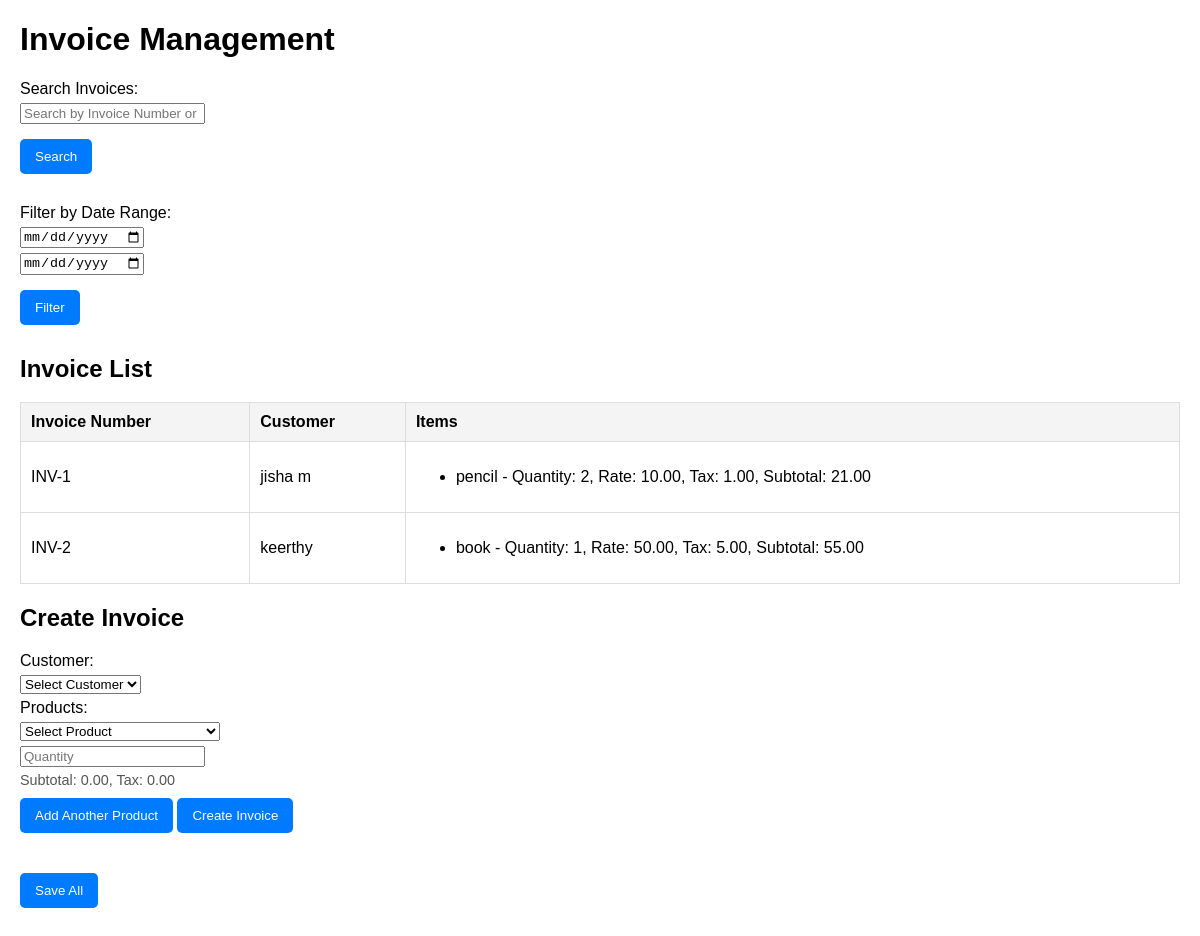
Screenshot of /invoices/ with the database file from the repository.
### customers/models.py (models this page shows, shortened)
class Invoice(models.Model):
    customer = models.ForeignKey(Customer, on_delete=models.CASCADE)
    invoice_number = models.CharField(max_length=20, unique=True, editable=False)
    date = models.DateField(auto_now_add=True)
    total = models.DecimalField(max_digits=12, decimal_places=2, default=0.00)

class Customer(models.Model):
    name = models.CharField(max_length=255)
    phone_number = models.CharField(max_length=15, unique=True)
    email = models.EmailField(unique=True)

class Product(models.Model):
    product_name = models.CharField(max_length=255)
    rate = models.DecimalField(max_digits=10, decimal_places=2)
    tax = models.DecimalField(max_digits=5, decimal_places=2)

class InvoiceItem(models.Model):
    invoice = models.ForeignKey(Invoice, related_name='items', on_delete=models.CASCADE)
    product = models.ForeignKey(Product, on_delete=models.CASCADE)
    quantity = models.PositiveIntegerField()
    rate = models.DecimalField(max_digits=10, decimal_places=2)
    tax = models.DecimalField(max_digits=5, decimal_places=2)
    subtotal = models.DecimalField(max_digits=10, decimal_places=2)

### customers/views.py (the view)
# urls.py: path('invoices/', views.invoice_view, name='invoice_list'),
@csrf_exempt
def invoice_view(request):
    if request.method == 'POST':
        try:
            data = json.loads(request.body)
            if data.get('action') == 'save_all':
                return JsonResponse({'status': 'success', 'message': 'All invoices saved successfully!'}, status=200)
            customer_id = data.get('customer_id')
            if not customer_id:
                return JsonResponse({'error': 'customer_id is required'}, status=400)
            customer = Customer.objects.get(id=customer_id)
            if Invoice.objects.filter(customer=customer).exists():
                return JsonResponse({'error': 'Customer already has an invoice.'}, status=400)
            last_invoice = Invoice.objects.last()
            next_invoice_number = f"INV-{(last_invoice.id + 1) if last_invoice else 1}"
            invoice = Invoice.objects.create(
                customer=customer,
                invoice_number=next_invoice_number
            )
            total_amount = Decimal(0)
            for item in data['items']:
                product = Product.objects.get(id=item['product_id'])
                quantity = Decimal(item['quantity'])
                rate = product.rate
                tax = product.tax
                subtotal = (quantity * rate) + tax
                total_amount += subtotal
                InvoiceItem.objects.create(
                    invoice=invoice,
                    product=product,
                    quantity=quantity,
                    rate=rate,
                    tax=tax,
                    subtotal=subtotal
                )
            invoice.total = total_amount
            invoice.save()
            return JsonResponse({'id': invoice.invoice_number, 'status': 'created'}, status=201)
        except Exception as e:
            print(e, "Error in POST request")
            return JsonResponse({'error': str(e)}, status=400)
    elif request.method == 'GET':
        query = request.GET.get('query', '')
        start_date = request.GET.get('start_date', None)
        end_date = request.GET.get('end_date', None)
        invoices = Invoice.objects.prefetch_related('items')
        if query:
            invoices = invoices.filter(
                Q(invoice_number__icontains=query) |
                Q(customer__name__icontains=query)
            )
        if start_date:
            try:
                start_date = datetime.strptime(start_date, '%Y-%m-%d')
                invoices = invoices.filter(date__gte=start_date)
            except ValueError:
                return JsonResponse({'error': 'Invalid start_date format. Use YYYY-MM-DD.'}, status=400)
        if end_date:
            try:
                end_date = datetime.strptime(end_date, '%Y-%m-%d')
                invoices = invoices.filter(date__lte=end_date)
            except ValueError:
                return JsonResponse({'error': 'Invalid end_date format. Use YYYY-MM-DD.'}, status=400)
        invoice_data = []
        for invoice in invoices:
            items = invoice.items.all()
            invoice_data.append({
                'invoice_number': invoice.invoice_number,
                'customer': invoice.customer.name,
                'date': invoice.date,
                'total': invoice.total,
                'items': [
                    {
                        'product_name': item.product.product_name,
                        'quantity': item.quantity,
                        'rate': item.rate,
                        'tax': item.tax,
                        'subtotal': item.subtotal
                    } for item in items
                ]
            })
        customers = Customer.objects.all()
        products = Product.objects.all()
        return render(
            request,
            'invoices/invoice_list.html',
            {
                'invoices': invoice_data,
                'customers': customers,
                'products': products,
                'query': query,
                'start_date': start_date,
                'end_date': end_date,
            }
        )

### customers/templates/invoices/invoice_list.html (shortened to what this page needs)
<!DOCTYPE html>
<html lang="en">
<head>
</head>
<body>
    <h1>Invoice Management</h1>
    <form method="get" action="">
        <label for="search">Search Invoices:</label>
        <input type="text" id="search" name="query" placeholder="Search by Invoice Number or Customer Name" value="{{ query }}">
        <button type="submit">Search</button>
    </form>
    <form method="get" action="">
        <label for="date-range">Filter by Date Range:</label>
        <input type="date" id="start-date" name="start_date">
        <input type="date" id="end-date" name="end_date">
        <button type="submit">Filter</button>
    </form>
    <h2>Invoice List</h2>
    <table>
        <thead>
            <tr>
                <th>Invoice Number</th>
                <th>Customer</th>
                <th>Items</th>
            </tr>
        </thead>
        <tbody>
            {% if invoices %}
                {% for invoice in invoices %}
                    <tr>
                        <td>{{ invoice.invoice_number }}</td>
                        <td>{{ invoice.customer }}</td>
                        <td>
                            <ul>
                                {% for item in invoice.items %}
                                    <li>{{ item.product_name }} - Quantity: {{ item.quantity }}, Rate: {{ item.rate }}, Tax: {{ item.tax }}, Subtotal: {{ item.subtotal }}</li>
                                {% endfor %}
                            </ul>
                        </td>
                    </tr>
                {% endfor %}
            {% else %}
                <tr>
                    <td colspan="3">No invoices found.</td>
                </tr>
            {% endif %}
        </tbody>
    </table>
    <h2>Create Invoice</h2>
    <form id="create-invoice-form">
        <label for="customer">Customer:</label>
        <select id="customer" name="customer_id" required>
            <option value="" disabled selected>Select Customer</option>
        </select>
        <label for="products">Products:</label>
        <div id="products">
            <select class="product" name="product_id" required>
                <option value="" disabled selected>Select Product</option>
            </select>
            <input type="number" class="quantity" name="quantity" placeholder="Quantity" min="1" required>
            <div class="subtotal-tax">Subtotal: <span class="subtotal">0.00</span>, Tax: <span class="tax">0.00</span></div>
        </div>
        <button type="button" id="add-product">Add Another Product</button>
        <button type="submit">Create Invoice</button>
    </form>
    <button id="save-invoices">Save All</button>
</body>
</html>

### customers/templates/invoices/invoice_list.html (style rules this page uses)
body { font-family: Arial, sans-serif; margin: 20px; }
table { width: 100%; border-collapse: collapse; margin-bottom: 20px; }
th, td { border: 1px solid #ddd; padding: 10px; text-align: left; }
th { background-color: #f4f4f4; }
form { margin-bottom: 20px; }
label, select, input { margin: 5px 0; display: block; }
button { margin: 10px 0; padding: 10px 15px; background-color: #007bff; color: white; border: none; cursor: pointer; border-radius: 5px; }
.subtotal-tax { font-size: 0.9em; color: #555; }

### rows the page displays
Invoice: invoice_number "INV-1"
Customer: customer "jisha m"
Product: product_name "pencil"
InvoiceItem: rate "10.00", tax "1.00", subtotal "21.00"
Invoice: invoice_number "INV-2"
Customer: customer "keerthy"
Product: product_name "book"
InvoiceItem: rate "50.00", tax "5.00", subtotal "55.00"

### other values shown
{{ item.quantity }} "2" "1"
